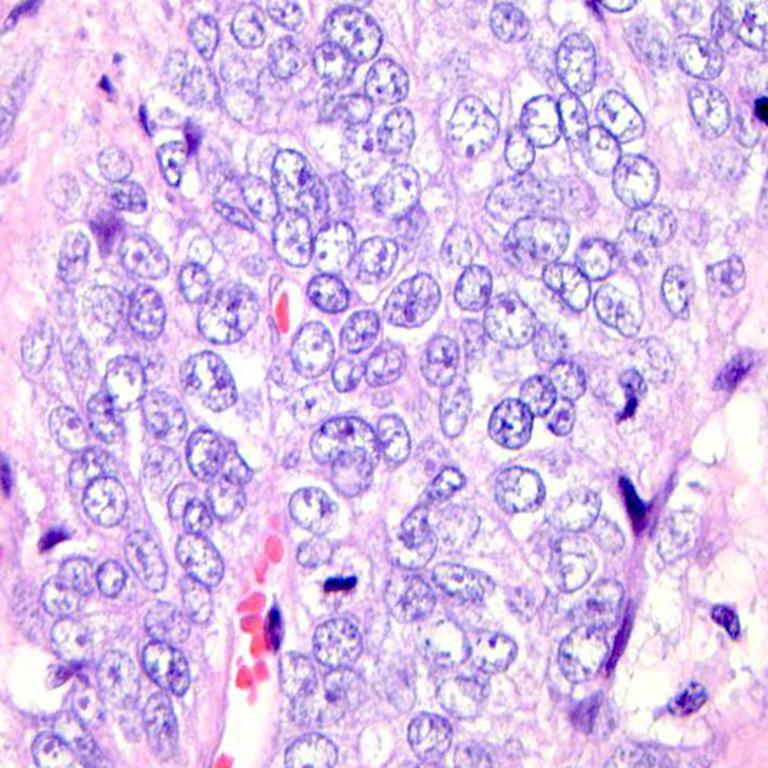
#> input picture Testing Slides/colon_aca/colonca4273.jpeg, 768 x 768 px, found by its file name; its folder holds only this picture in this run
$ python image_augmentation.py
#> lines starting #> are read from the running program, lines starting #| are printed output that depends on the picture; after the words box and inside, x2 and y2 are one past the last pixel; in counts of white or black regions, pixels touching at a corner belong together
import cv2
import numpy as np
import os
import random
from pathlib import Path

# ============================================================
# PATHS
# ============================================================

INPUT_DIR = r"C:\Users\arif.arshad\Desktop\uglify_test"
OUTPUT_DIR = r"C:\Users\arif.arshad\Desktop\uglify_test_result"

# ============================================================
# SETTINGS
# ============================================================

IMAGE_SIZE = 720

# Choose:
# "mild"
# "realistic"
# "severe"

LEVEL = "severe"

# ============================================================
# RANDOM SEED
# ============================================================

random.seed(42)
np.random.seed(42)


# ============================================================
# 1. CIRCULAR MICROSCOPE FIELD OF VIEW
# ============================================================

def add_microscope_circle(img):

    h, w = img.shape[:2]

    size = min(h, w)

    img = cv2.resize(img, (size, size))

    h, w = img.shape[:2]

    mask = np.zeros((h, w), dtype=np.uint8)

    center = (
        w//2 + np.random.randint(-5, 5),
        h//2 + np.random.randint(-5, 5)
    )

    radius = int(
        min(w, h) *
        np.random.uniform(0.43, 0.48)
    )

    cv2.circle(
        mask,
        center,
        radius,
        255,
        -1
    )

    result = np.zeros_like(img)

    result[mask == 255] = img[mask == 255]

    return result


# ============================================================
# 2. COLOR SHIFT
# ============================================================

def color_shift(img, strength):

    img = img.astype(np.float32)

    # Slight red/pink/purple variation
    r_scale = 1.0 + np.random.uniform(-strength, strength)
    g_scale = 1.0 + np.random.uniform(-strength, strength)
    b_scale = 1.0 + np.random.uniform(-strength, strength)

    img[:, :, 2] *= r_scale
    img[:, :, 1] *= g_scale
    img[:, :, 0] *= b_scale

    img = np.clip(img, 0, 255)

    return img.astype(np.uint8)


# ============================================================
# 3. UNEVEN ILLUMINATION / VIGNETTING
# ============================================================

def uneven_illumination(img, strength):

    h, w = img.shape[:2]

    cx = w // 2 + np.random.randint(-15, 15)
    cy = h // 2 + np.random.randint(-15, 15)

    y, x = np.ogrid[:h, :w]

    distance = np.sqrt(
        ((x - cx) / w) ** 2 +
        ((y - cy) / h) ** 2
    )

    illumination = 1 - strength * distance * 2

    illumination = np.clip(
        illumination,
        0.55,
        1.15
    )

    img = img.astype(np.float32)

    img *= illumination[:, :, None]

    return np.clip(img, 0, 255).astype(np.uint8)


# ============================================================
# 4. CAMERA NOISE
# ============================================================

def add_noise(img, sigma):

    noise = np.random.normal(
        0,
        sigma,
        img.shape
    )

    noisy = img.astype(np.float32) + noise

    return np.clip(
        noisy,
        0,
        255
    ).astype(np.uint8)


# ============================================================
# 5. BLUR
# ============================================================

def add_blur(img, kernel_size):

    return cv2.GaussianBlur(
        img,
        (kernel_size, kernel_size),
        0
    )


# ============================================================
# 6. SLIGHT MOTION BLUR
# ============================================================

def motion_blur(img, kernel_size):

    kernel = np.zeros(
        (kernel_size, kernel_size)
    )

    kernel[kernel_size // 2, :] = (
        1.0 / kernel_size
    )

    return cv2.filter2D(
        img,
        -1,
        kernel
    )


# ============================================================
# 7. JPEG COMPRESSION
# ============================================================

def jpeg_compression(img, quality):

    encode_param = [
        int(cv2.IMWRITE_JPEG_QUALITY),
        quality
    ]

    success, encoded = cv2.imencode(
        ".jpg",
        img,
        encode_param
    )

    if not success:
        return img

    return cv2.imdecode(
        encoded,
        cv2.IMREAD_COLOR
    )


# ============================================================
# 8. SLIGHT CONTRAST / BRIGHTNESS CHANGE
# ============================================================

def brightness_contrast(img, brightness, contrast):

    result = img.astype(np.float32)

    result = result * contrast + brightness

    return np.clip(
        result,
        0,
        255
    ).astype(np.uint8)


# ============================================================
# 9. SLIGHT ROTATION / PERSPECTIVE
# ============================================================

def slight_rotation(img, max_angle):

    h, w = img.shape[:2]

    angle = np.random.uniform(
        -max_angle,
        max_angle
    )

    center = (w // 2, h // 2)

    matrix = cv2.getRotationMatrix2D(
        center,
        angle,
        1.0
    )

    return cv2.warpAffine(
        img,
        matrix,
        (w, h),
        borderMode=cv2.BORDER_REFLECT
    )


# ============================================================
# 10. MAIN AUGMENTATION PIPELINE
# ============================================================

def make_mobile_microscope_image(img, level):

    # ----------------------------------------
    # PARAMETERS
    # ----------------------------------------

    if level == "mild":

        color_strength = 0.04
        illumination_strength = 0.20
        noise_sigma = 2
        blur_kernel = 3
        jpeg_quality = 80
        brightness = 0
        contrast = 1.0
        rotation = 1

    elif level == "realistic":

        color_strength = 0.08
        illumination_strength = 0.30
        noise_sigma = 3
        blur_kernel = 3
        jpeg_quality = 75
        brightness = np.random.uniform(-8, 8)
        contrast = np.random.uniform(0.90, 1.05)
        rotation = 2

    elif level == "severe":

        color_strength = 0.16
        illumination_strength = 0.50
        noise_sigma = 4
        blur_kernel = 3
        jpeg_quality = 80
        brightness = np.random.uniform(-10, 10)
        contrast = np.random.uniform(0.85, 1.00)
        rotation = 2

    else:
        raise ValueError(
            "LEVEL must be mild, realistic, or severe"
        )

    # ----------------------------------------
    # PROCESSING
    # ----------------------------------------

    # Ensure square-ish image
    img = cv2.resize(
        img,
        (IMAGE_SIZE, IMAGE_SIZE)
    )

    # Slight rotation
    img = slight_rotation(
        img,
        rotation
    )

    # Color variation
    img = color_shift(
        img,
        color_strength
    )

    # Uneven microscope illumination
    img = uneven_illumination(
        img,
        illumination_strength
    )

    # Focus loss
    img = add_blur(
        img,
        blur_kernel
    )

    img = edge_blur(img)

    # Camera noise
    img = add_noise(
        img,
        noise_sigma
    )

    # Brightness / contrast
    img = brightness_contrast(
        img,
        brightness,
        contrast
    )

    # JPEG compression
    img = jpeg_compression(
        img,
        jpeg_quality
    )

    # Microscope circular FOV
    img = add_microscope_circle(
        img
    )

    return img


def edge_blur(img):

    blurred = cv2.GaussianBlur(
        img,
        (11,11),
        0
    )

    h, w = img.shape[:2]

    y, x = np.ogrid[:h, :w]

    center_x = w // 2
    center_y = h // 2

    distance = np.sqrt(
        (x-center_x)**2 +
        (y-center_y)**2
    )

    max_dist = np.sqrt(
        center_x**2 +
        center_y**2
    )

    mask = (distance / max_dist)

    mask = np.clip(mask, 0, 1)

    mask = mask[:,:,None]

    result = (
        img * (1-mask*0.5) +
        blurred * (mask*0.5)
    )

    return result.astype(np.uint8)


# ============================================================
# 11. PROCESS ENTIRE TEST DATASET
# ============================================================

classes = [
    "colon_aca",
    "colon_n",
    "lung_aca",
    "lung_n",
    "lung_scc"
]

total = 0

for class_name in classes:

    input_class_dir = os.path.join(
        INPUT_DIR,
        class_name
    )

    output_class_dir = os.path.join(
        OUTPUT_DIR,
        class_name
    )

    os.makedirs(
        output_class_dir,
        exist_ok=True
    )

    files = [
        f for f in os.listdir(input_class_dir)
        if f.lower().endswith(
            (".jpg", ".jpeg", ".png")
        )
    ]

    print(
        f"{class_name}: {len(files)} images"
    )

    for filename in files:

        input_path = os.path.join(
            input_class_dir,
            filename
        )

        output_path = os.path.join(
            output_class_dir,
            filename
        )

        img = cv2.imread(input_path)
#> img is the input picture: shape (768, 768, 3); mean B, G, R 233.9, 192.8, 218.5

        if img is None:
            print(
                "Could not read:",
                input_path
            )
            continue

        augmented = make_mobile_microscope_image(
            img,
            LEVEL
        )
#> in slight_rotation, `return cv2.warpAffine( img, matrix, (w, h), borderMode=cv2.BORDER_REFL..`:
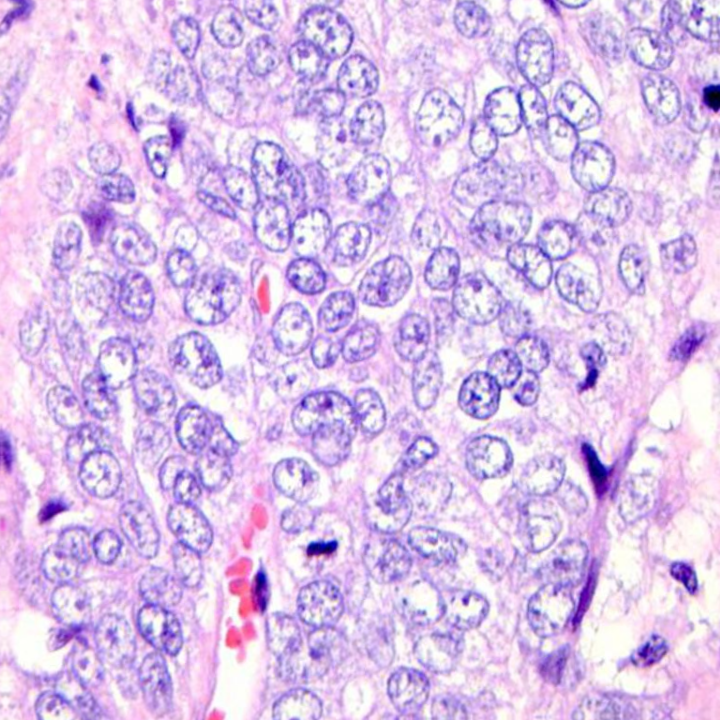
#> returned value: shape (720, 720, 3); mean of channels 0, 1, 2 233.8, 192.6, 218.3; drawn as B, G, R
#> in color_shift, `img[:, :, 1] *= g_scale`:
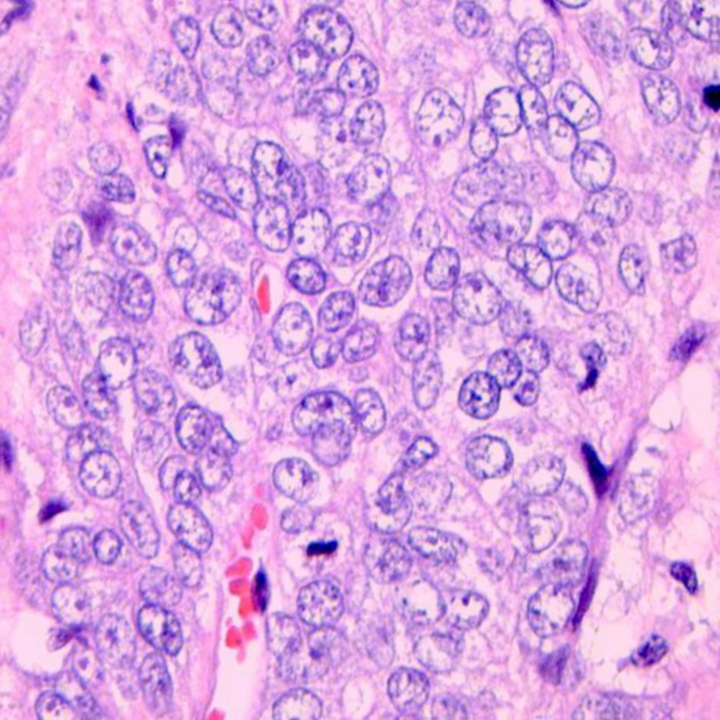
#> img: shape (720, 720, 3) float32; mean of channels 0, 1, 2 233.8, 171.3, 225.2; drawn with min black and max white
#> in color_shift, `img[:, :, 0] *= b_scale`:
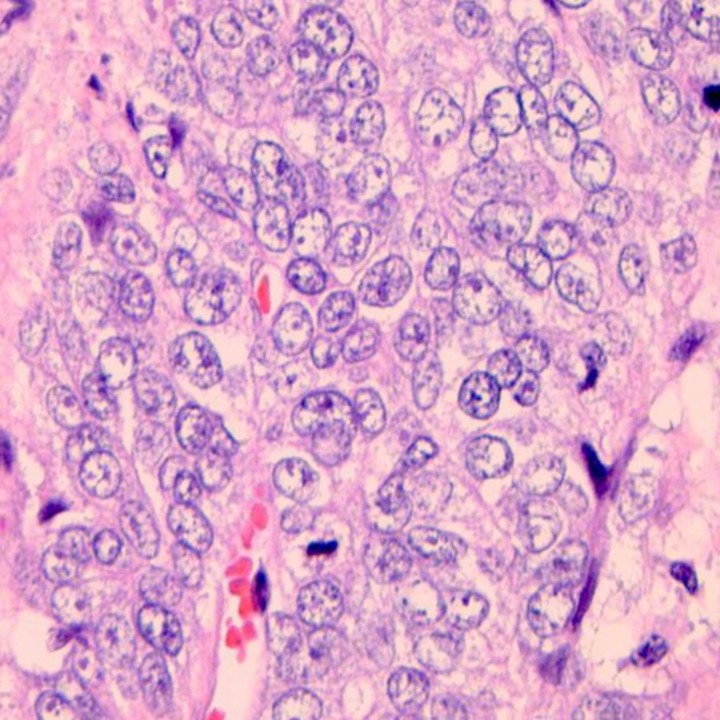
#> img: shape (720, 720, 3) float32; mean of channels 0, 1, 2 208, 171.3, 225.2; drawn with min black and max white
#> in uneven_illumination, `img *= illumination[:, :, None]`:
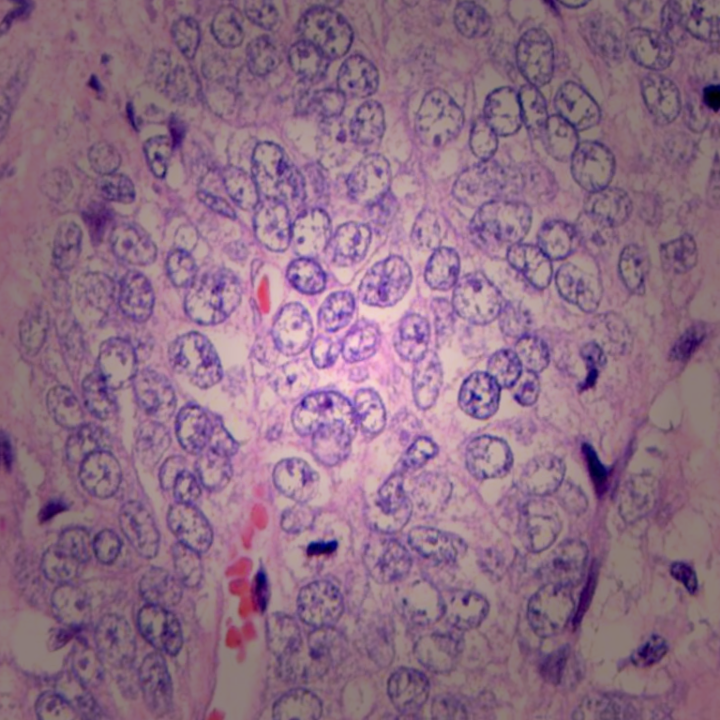
#> img: shape (720, 720, 3) float32; mean of channels 0, 1, 2 134, 110, 144; drawn as B, G, R
#> in add_microscope_circle, `cv2.circle( mask, center, radius, 255, -1 )`:
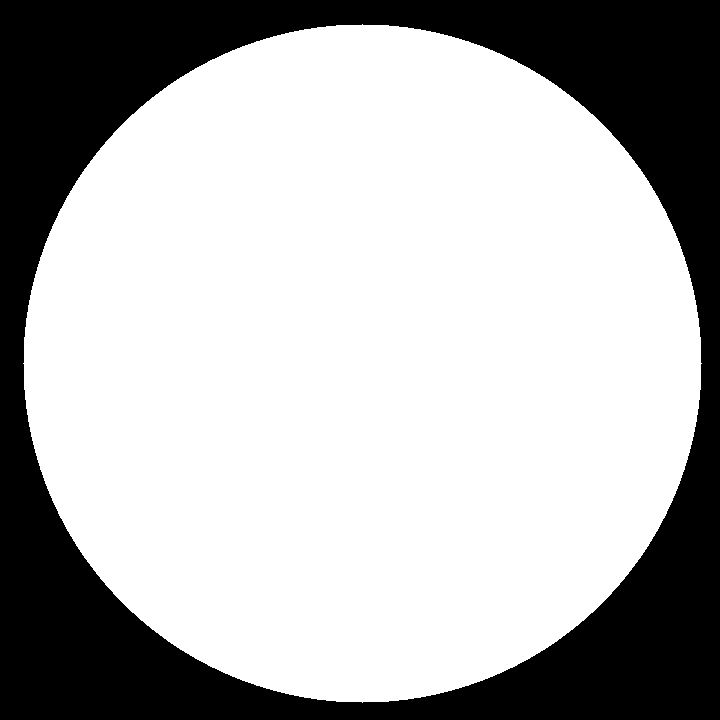
#> mask: shape (720, 720); 69.6% white; 1 black region, box (x1, y1, x2, y2) and area: (0, 0, 720, 720) 157399
#> in add_microscope_circle, `result[mask == 255] = img[mask == 255]`:
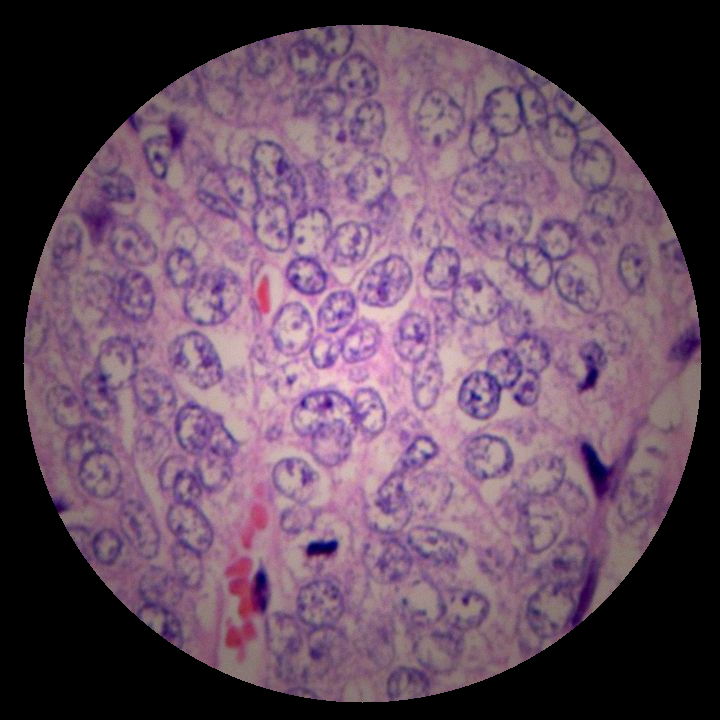
#> result: shape (720, 720, 3); mean B, G, R 95.4, 77, 101.6
#> (the run stopped early here; a loop or call above may not have finished)
